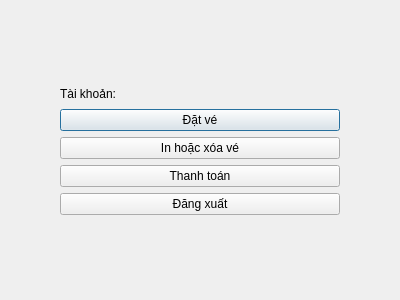
<?xml version="1.0" encoding="UTF-8"?>
<ui version="4.0">
 <class>ClientMenu</class>
 <widget class="QDialog" name="ClientMenu">
  <property name="geometry">
   <rect>
    <x>0</x>
    <y>0</y>
    <width>400</width>
    <height>300</height>
   </rect>
  </property>
  <property name="sizePolicy">
   <sizepolicy hsizetype="Fixed" vsizetype="Fixed">
    <horstretch>0</horstretch>
    <verstretch>0</verstretch>
   </sizepolicy>
  </property>
  <property name="minimumSize">
   <size>
    <width>400</width>
    <height>300</height>
   </size>
  </property>
  <property name="maximumSize">
   <size>
    <width>400</width>
    <height>300</height>
   </size>
  </property>
  <property name="windowTitle">
   <string>Dialog</string>
  </property>
  <widget class="QWidget" name="horizontalWidget" native="true">
   <property name="geometry">
    <rect>
     <x>0</x>
     <y>0</y>
     <width>400</width>
     <height>300</height>
    </rect>
   </property>
   <property name="sizePolicy">
    <sizepolicy hsizetype="Fixed" vsizetype="Fixed">
     <horstretch>0</horstretch>
     <verstretch>0</verstretch>
    </sizepolicy>
   </property>
   <property name="minimumSize">
    <size>
     <width>400</width>
     <height>300</height>
    </size>
   </property>
   <property name="maximumSize">
    <size>
     <width>400</width>
     <height>300</height>
    </size>
   </property>
   <layout class="QHBoxLayout" name="horizontalLayout">
    <item>
     <spacer name="horizontalSpacer">
      <property name="orientation">
       <enum>Qt::Horizontal</enum>
      </property>
      <property name="sizeType">
       <enum>QSizePolicy::Fixed</enum>
      </property>
      <property name="sizeHint" stdset="0">
       <size>
        <width>60</width>
        <height>20</height>
       </size>
      </property>
     </spacer>
    </item>
    <item>
     <layout class="QVBoxLayout" name="verticalLayout">
      <property name="leftMargin">
       <number>0</number>
      </property>
      <item>
       <spacer name="verticalSpacer">
        <property name="orientation">
         <enum>Qt::Vertical</enum>
        </property>
        <property name="sizeHint" stdset="0">
         <size>
          <width>20</width>
          <height>40</height>
         </size>
        </property>
       </spacer>
      </item>
      <item>
       <layout class="QHBoxLayout" name="horizontalLayout_2">
        <property name="topMargin">
         <number>2</number>
        </property>
        <property name="bottomMargin">
         <number>2</number>
        </property>
        <item>
         <widget class="QLabel" name="label">
          <property name="sizePolicy">
           <sizepolicy hsizetype="Fixed" vsizetype="Preferred">
            <horstretch>0</horstretch>
            <verstretch>0</verstretch>
           </sizepolicy>
          </property>
          <property name="text">
           <string>Tài khoản:</string>
          </property>
         </widget>
        </item>
        <item>
         <widget class="QLabel" name="usernameDisplay">
          <property name="text">
           <string/>
          </property>
         </widget>
        </item>
       </layout>
      </item>
      <item>
       <widget class="QPushButton" name="bookTicketButton">
        <property name="text">
         <string>Đặt vé</string>
        </property>
       </widget>
      </item>
      <item>
       <widget class="QPushButton" name="printTicketButton">
        <property name="text">
         <string>In hoặc xóa vé</string>
        </property>
       </widget>
      </item>
      <item>
       <widget class="QPushButton" name="purchaseButton">
        <property name="text">
         <string>Thanh toán</string>
        </property>
       </widget>
      </item>
      <item>
       <widget class="QPushButton" name="signoutButton">
        <property name="text">
         <string>Đăng xuất</string>
        </property>
       </widget>
      </item>
      <item>
       <spacer name="verticalSpacer_2">
        <property name="orientation">
         <enum>Qt::Vertical</enum>
        </property>
        <property name="sizeHint" stdset="0">
         <size>
          <width>20</width>
          <height>40</height>
         </size>
        </property>
       </spacer>
      </item>
     </layout>
    </item>
    <item>
     <spacer name="horizontalSpacer_2">
      <property name="orientation">
       <enum>Qt::Horizontal</enum>
      </property>
      <property name="sizeType">
       <enum>QSizePolicy::Fixed</enum>
      </property>
      <property name="sizeHint" stdset="0">
       <size>
        <width>60</width>
        <height>20</height>
       </size>
      </property>
     </spacer>
    </item>
   </layout>
  </widget>
 </widget>
 <resources/>
 <connections/>
</ui>
